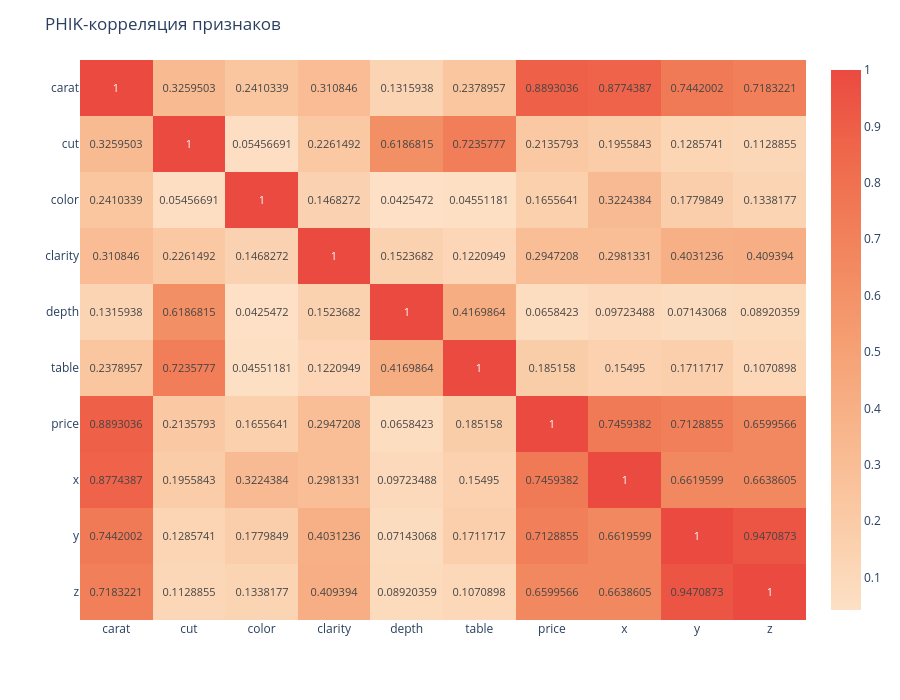

The notebook cell saved with this chart:
### Markdown cell above
Большинство бриллиантов считаются идеальными 39.9% Далее идут премиальные 25.6% и очень хорошие 22.4%

 "Цвет бриллианта, где D — лучший, а J — худший." D 12.7%, a J 5.21%, но больше всего бриллиантов в цвете G 20.9%

 "Чистота — показатель степени прозрачности алмаза (I1 (худший), SI2, SI1, VS2, VS1, VVS2, VVS1, IF (лучший))" Большинство SI1 24.2%, VS2 22.7%. Самый лучший IF всего 3.32%

### Code cell
phik_corr = df.phik_matrix()

fig = px.imshow(
    phik_corr,
    text_auto=True,
    aspect='auto',
    color_continuous_scale='Peach'
)

fig.update_layout(
    title='PHIK-корреляция признаков',
    width=900,
    height=700
)

fig.show()

### Figure 1 — Plotly figure (JSON) as saved in the notebook; plotly's stock layout.template omitted (floating-point values rounded to 4 significant figures)
{"data": [{"coloraxis": "coloraxis", "hovertemplate": "x: %{x}<br>y: %{y}<br>color: %{z}<extra></extra>", "name": "0", "texttemplate": "%{z}", "type": "heatmap", "x": ["carat", "cut", "color", "clarity", "depth", "table", "price", "x", "y", "z"], "xaxis": "x", "y": ["carat", "cut", "color", "clarity", "depth", "table", "price", "x", "y", "z"], "yaxis": "y", "z": [[1.0, 0.326, 0.241, 0.3108, 0.1316, 0.2379, 0.8893, 0.8774, 0.7442, 0.7183], [0.326, 1.0, 0.05457, 0.2261, 0.6187, 0.7236, 0.2136, 0.1956, 0.1286, 0.1129], [0.241, 0.05457, 1.0, 0.1468, 0.04255, 0.04551, 0.1656, 0.3224, 0.178, 0.1338], [0.3108, 0.2261, 0.1468, 1.0, 0.1524, 0.1221, 0.2947, 0.2981, 0.4031, 0.4094], [0.1316, 0.6187, 0.04255, 0.1524, 1.0, 0.417, 0.06584, 0.09723, 0.07143, 0.0892], [0.2379, 0.7236, 0.04551, 0.1221, 0.417, 1.0, 0.1852, 0.1549, 0.1712, 0.1071], [0.8893, 0.2136, 0.1656, 0.2947, 0.06584, 0.1852, 1.0, 0.7459, 0.7129, 0.66], [0.8774, 0.1956, 0.3224, 0.2981, 0.09723, 0.1549, 0.7459, 1.0, 0.662, 0.6639], [0.7442, 0.1286, 0.178, 0.4031, 0.07143, 0.1712, 0.7129, 0.662, 1.0, 0.9471], [0.7183, 0.1129, 0.1338, 0.4094, 0.0892, 0.1071, 0.66, 0.6639, 0.9471, 1.0]]}], "layout": {"coloraxis": {"autocolorscale": false, "colorscale": [[0, "rgb(253, 224, 197)"], [0.1667, "rgb(250, 203, 166)"], [0.3333, "rgb(248, 181, 139)"], [0.5, "rgb(245, 158, 114)"], [0.6667, "rgb(242, 133, 93)"], [0.8333, "rgb(239, 106, 76)"], [1, "rgb(235, 74, 64)"]]}, "height": 700, "margin": {"t": 60}, "title": {"text": "PHIK-корреляция признаков"}, "width": 900, "xaxis": {"anchor": "y", "domain": [0, 1]}, "yaxis": {"anchor": "x", "autorange": "reversed", "domain": [0, 1]}}}
